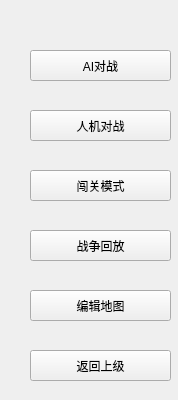
<?xml version="1.0" encoding="UTF-8"?>
<ui version="4.0">
 <class>startsingle</class>
 <widget class="QWidget" name="startsingle">
  <property name="geometry">
   <rect>
    <x>0</x>
    <y>0</y>
    <width>178</width>
    <height>400</height>
   </rect>
  </property>
  <property name="windowTitle">
   <string>Form</string>
  </property>
  <widget class="QPushButton" name="playervsai">
   <property name="geometry">
    <rect>
     <x>30</x>
     <y>110</y>
     <width>141</width>
     <height>31</height>
    </rect>
   </property>
   <property name="text">
    <string>人机对战</string>
   </property>
  </widget>
  <widget class="QPushButton" name="levelmode">
   <property name="geometry">
    <rect>
     <x>30</x>
     <y>170</y>
     <width>141</width>
     <height>31</height>
    </rect>
   </property>
   <property name="text">
    <string>闯关模式</string>
   </property>
  </widget>
  <widget class="QPushButton" name="aivsai">
   <property name="geometry">
    <rect>
     <x>30</x>
     <y>50</y>
     <width>141</width>
     <height>31</height>
    </rect>
   </property>
   <property name="text">
    <string>AI对战</string>
   </property>
  </widget>
  <widget class="QPushButton" name="replay">
   <property name="geometry">
    <rect>
     <x>30</x>
     <y>230</y>
     <width>141</width>
     <height>31</height>
    </rect>
   </property>
   <property name="text">
    <string>战争回放</string>
   </property>
  </widget>
  <widget class="QPushButton" name="mapedit">
   <property name="geometry">
    <rect>
     <x>30</x>
     <y>290</y>
     <width>141</width>
     <height>31</height>
    </rect>
   </property>
   <property name="text">
    <string>编辑地图</string>
   </property>
  </widget>
  <widget class="QPushButton" name="returnpre">
   <property name="geometry">
    <rect>
     <x>30</x>
     <y>350</y>
     <width>141</width>
     <height>31</height>
    </rect>
   </property>
   <property name="sizePolicy">
    <sizepolicy hsizetype="Preferred" vsizetype="Preferred">
     <horstretch>0</horstretch>
     <verstretch>0</verstretch>
    </sizepolicy>
   </property>
   <property name="text">
    <string>返回上级</string>
   </property>
  </widget>
 </widget>
 <resources/>
 <connections/>
</ui>
